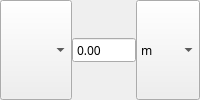
        <widget class="QFrame" name="frame_3">
         <property name="frameShape">
          <enum>QFrame::NoFrame</enum>
         </property>
         <property name="frameShadow">
          <enum>QFrame::Raised</enum>
         </property>
         <layout class="QVBoxLayout" name="verticalLayout_3">
          <property name="spacing">
           <number>0</number>
          </property>
          <property name="leftMargin">
           <number>0</number>
          </property>
          <property name="topMargin">
           <number>0</number>
          </property>
          <property name="rightMargin">
           <number>0</number>
          </property>
          <property name="bottomMargin">
           <number>0</number>
          </property>
          <item>
           <widget class="QFrame" name="frameHeightFrom">
            <property name="frameShape">
             <enum>QFrame::NoFrame</enum>
            </property>
            <property name="frameShadow">
             <enum>QFrame::Raised</enum>
            </property>
            <layout class="QHBoxLayout" name="horizontalLayout_12">
             <property name="spacing">
              <number>0</number>
             </property>
             <property name="leftMargin">
              <number>0</number>
             </property>
             <property name="topMargin">
              <number>0</number>
             </property>
             <property name="rightMargin">
              <number>0</number>
             </property>
             <property name="bottomMargin">
              <number>0</number>
             </property>
             <item>
              <widget class="QComboBox" name="comboHeightFrom">
               <property name="sizePolicy">
                <sizepolicy hsizetype="Preferred" vsizetype="Preferred">
                 <horstretch>0</horstretch>
                 <verstretch>0</verstretch>
                </sizepolicy>
               </property>
               <property name="font">
                <font>
                 <family>Courier 10 Pitch</family>
                </font>
               </property>
               <property name="sizeAdjustPolicy">
                <enum>QComboBox::AdjustToContents</enum>
               </property>
              </widget>
             </item>
             <item>
              <widget class="LSADoubleSpinBox" name="doubleHeightFromValue">
               <property name="enabled">
                <bool>true</bool>
               </property>
               <property name="font">
                <font>
                 <family>Courier 10 Pitch</family>
                </font>
               </property>
               <property name="autoFillBackground">
                <bool>false</bool>
               </property>
               <property name="readOnly">
                <bool>false</bool>
               </property>
               <property name="buttonSymbols">
                <enum>QAbstractSpinBox::NoButtons</enum>
               </property>
               <property name="showGroupSeparator" stdset="0">
                <bool>false</bool>
               </property>
               <property name="singleStep">
                <double>0.000000000000000</double>
               </property>
              </widget>
             </item>
             <item>
              <widget class="QComboBox" name="comboHeightFromUnits">
               <property name="sizePolicy">
                <sizepolicy hsizetype="Preferred" vsizetype="Preferred">
                 <horstretch>0</horstretch>
                 <verstretch>0</verstretch>
                </sizepolicy>
               </property>
               <property name="maximumSize">
                <size>
                 <width>75</width>
                 <height>16777215</height>
                </size>
               </property>
               <property name="font">
                <font>
                 <family>Courier 10 Pitch</family>
                </font>
               </property>
               <item>
                <property name="text">
                 <string>m</string>
                </property>
               </item>
               <item>
                <property name="text">
                 <string>cm</string>
                </property>
               </item>
               <item>
                <property name="text">
                 <string>ft</string>
                </property>
               </item>
              </widget>
             </item>
            </layout>
           </widget>
          </item>
         </layout>
        </widget>
